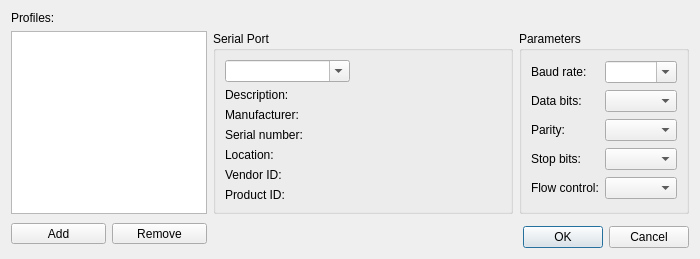
<?xml version="1.0" encoding="UTF-8"?>
<ui version="4.0">
 <class>SettingsDialog</class>
 <widget class="QDialog" name="SettingsDialog">
  <property name="geometry">
   <rect>
    <x>0</x>
    <y>0</y>
    <width>700</width>
    <height>257</height>
   </rect>
  </property>
  <property name="windowTitle">
   <string>Serial port settings</string>
  </property>
  <layout class="QGridLayout" name="gridLayout_3">
   <item row="5" column="0" rowspan="2">
    <layout class="QHBoxLayout" name="horizontalLayout">
     <item>
      <widget class="QToolButton" name="addButton">
       <property name="sizePolicy">
        <sizepolicy hsizetype="Expanding" vsizetype="Fixed">
         <horstretch>0</horstretch>
         <verstretch>0</verstretch>
        </sizepolicy>
       </property>
       <property name="text">
        <string>Add</string>
       </property>
      </widget>
     </item>
     <item>
      <widget class="QToolButton" name="removeButton">
       <property name="sizePolicy">
        <sizepolicy hsizetype="Expanding" vsizetype="Fixed">
         <horstretch>0</horstretch>
         <verstretch>0</verstretch>
        </sizepolicy>
       </property>
       <property name="text">
        <string>Remove</string>
       </property>
      </widget>
     </item>
    </layout>
   </item>
   <item row="1" column="4">
    <widget class="QGroupBox" name="selectBox">
     <property name="minimumSize">
      <size>
       <width>300</width>
       <height>0</height>
      </size>
     </property>
     <property name="title">
      <string>Serial Port</string>
     </property>
     <layout class="QGridLayout" name="gridLayout">
      <item row="0" column="0">
       <widget class="QComboBox" name="serialPortInfoListBox">
        <property name="minimumSize">
         <size>
          <width>125</width>
          <height>0</height>
         </size>
        </property>
        <property name="editable">
         <bool>true</bool>
        </property>
       </widget>
      </item>
      <item row="0" column="1">
       <spacer name="horizontalSpacer_2">
        <property name="orientation">
         <enum>Qt::Horizontal</enum>
        </property>
        <property name="sizeHint" stdset="0">
         <size>
          <width>40</width>
          <height>20</height>
         </size>
        </property>
       </spacer>
      </item>
      <item row="1" column="0" colspan="2">
       <widget class="QLabel" name="descriptionLabel">
        <property name="text">
         <string>Description:</string>
        </property>
       </widget>
      </item>
      <item row="2" column="0" colspan="2">
       <widget class="QLabel" name="manufacturerLabel">
        <property name="text">
         <string>Manufacturer:</string>
        </property>
       </widget>
      </item>
      <item row="3" column="0" colspan="2">
       <widget class="QLabel" name="serialNumberLabel">
        <property name="text">
         <string>Serial number:</string>
        </property>
       </widget>
      </item>
      <item row="4" column="0" colspan="2">
       <widget class="QLabel" name="locationLabel">
        <property name="text">
         <string>Location:</string>
        </property>
       </widget>
      </item>
      <item row="5" column="0" colspan="2">
       <widget class="QLabel" name="vidLabel">
        <property name="text">
         <string>Vendor ID:</string>
        </property>
       </widget>
      </item>
      <item row="6" column="0" colspan="2">
       <widget class="QLabel" name="pidLabel">
        <property name="text">
         <string>Product ID:</string>
        </property>
       </widget>
      </item>
     </layout>
    </widget>
   </item>
   <item row="1" column="5">
    <widget class="QGroupBox" name="parametersBox">
     <property name="title">
      <string>Parameters</string>
     </property>
     <layout class="QGridLayout" name="gridLayout_2">
      <item row="0" column="0">
       <widget class="QLabel" name="baudRateLabel">
        <property name="text">
         <string>Baud rate:</string>
        </property>
       </widget>
      </item>
      <item row="0" column="1">
       <widget class="QComboBox" name="baudRateBox">
        <property name="editable">
         <bool>true</bool>
        </property>
       </widget>
      </item>
      <item row="1" column="0">
       <widget class="QLabel" name="dataBitsLabel">
        <property name="text">
         <string>Data bits:</string>
        </property>
       </widget>
      </item>
      <item row="1" column="1">
       <widget class="QComboBox" name="dataBitsBox"/>
      </item>
      <item row="2" column="0">
       <widget class="QLabel" name="parityLabel">
        <property name="text">
         <string>Parity:</string>
        </property>
       </widget>
      </item>
      <item row="2" column="1">
       <widget class="QComboBox" name="parityBox"/>
      </item>
      <item row="3" column="0">
       <widget class="QLabel" name="stopBitsLabel">
        <property name="text">
         <string>Stop bits:</string>
        </property>
       </widget>
      </item>
      <item row="3" column="1">
       <widget class="QComboBox" name="stopBitsBox"/>
      </item>
      <item row="4" column="0">
       <widget class="QLabel" name="flowControlLabel">
        <property name="text">
         <string>Flow control:</string>
        </property>
       </widget>
      </item>
      <item row="4" column="1">
       <widget class="QComboBox" name="flowControlBox"/>
      </item>
     </layout>
    </widget>
   </item>
   <item row="1" column="0">
    <widget class="QListWidget" name="profileListWidget"/>
   </item>
   <item row="6" column="5">
    <widget class="QDialogButtonBox" name="buttonBox">
     <property name="standardButtons">
      <set>QDialogButtonBox::Cancel|QDialogButtonBox::Ok</set>
     </property>
    </widget>
   </item>
   <item row="0" column="0">
    <widget class="QLabel" name="label">
     <property name="text">
      <string>Profiles:</string>
     </property>
    </widget>
   </item>
  </layout>
 </widget>
 <resources/>
 <connections/>
</ui>
